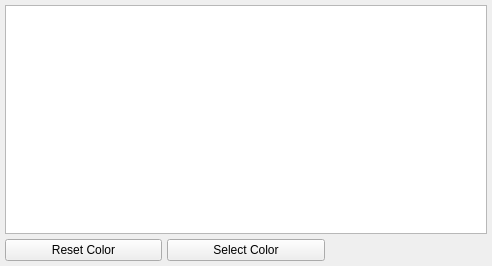
<?xml version="1.0" encoding="UTF-8"?>
<ui version="4.0">
 <class>ColorWidget</class>
 <widget class="QWidget" name="ColorWidget">
  <property name="geometry">
   <rect>
    <x>0</x>
    <y>0</y>
    <width>492</width>
    <height>266</height>
   </rect>
  </property>
  <property name="windowTitle">
   <string>Form</string>
  </property>
  <layout class="QGridLayout" name="gridLayout_2">
   <property name="leftMargin">
    <number>5</number>
   </property>
   <property name="topMargin">
    <number>5</number>
   </property>
   <property name="rightMargin">
    <number>5</number>
   </property>
   <property name="bottomMargin">
    <number>5</number>
   </property>
   <property name="spacing">
    <number>5</number>
   </property>
   <item row="1" column="0">
    <widget class="QPushButton" name="resetColor">
     <property name="text">
      <string>Reset Color</string>
     </property>
    </widget>
   </item>
   <item row="1" column="2">
    <widget class="QLabel" name="colorView">
     <property name="text">
      <string/>
     </property>
    </widget>
   </item>
   <item row="0" column="0" colspan="3">
    <widget class="QListWidget" name="colorWidget"/>
   </item>
   <item row="1" column="1">
    <widget class="QPushButton" name="selectColor">
     <property name="text">
      <string>Select Color</string>
     </property>
    </widget>
   </item>
  </layout>
 </widget>
 <resources/>
 <connections/>
</ui>
